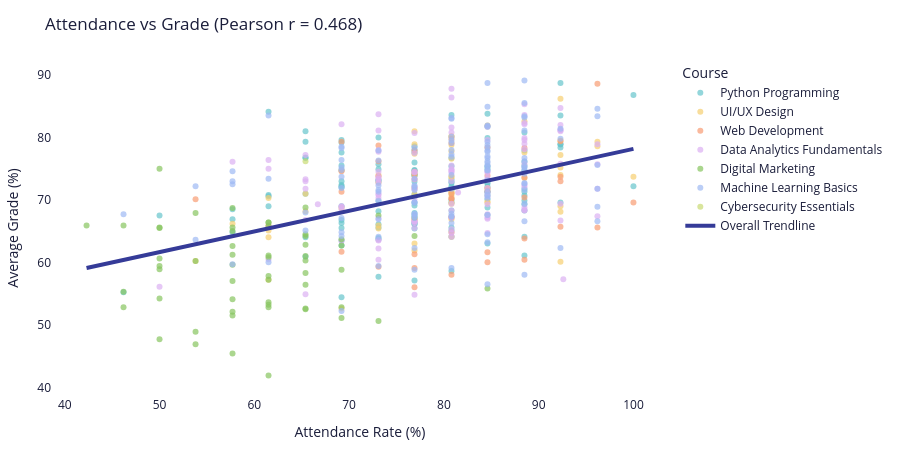

The code cell stored with this chart in its notebook:
### Code cell
corr_val = student_summary[['attendance_rate','avg_grade']].corr().iloc[0,1]

fig = px.scatter(
    student_summary, 
    x='attendance_rate', 
    y='avg_grade',
    color='course_name', 
    trendline='ols', 
    trendline_scope='overall',  
    title=f'Attendance vs Grade (Pearson r = {corr_val:.3f})',
    labels={'attendance_rate':'Attendance Rate (%)','avg_grade':'Average Grade (%)','course_name':'Course'},
    opacity=0.7,
    color_discrete_sequence=px.colors.qualitative.Pastel
)

fig.update_traces(line=dict(color=DARK, width=4), selector=dict(mode='lines'))

fig.update_layout(**CHART)
fig.show()

"""
INSIGHT: The OLS trendline mathematically confirms a very weak relationship. 
1. R-squared (0.046): Attendance explains only 4.6% of the variance in student grades, leaving 95.4% to be driven by other hidden factors.
2. Slope (0.09): A 10% increase in attendance yields less than a 1% increase in the final grade.
3. Intercept (63.25%): The model predicts a passing grade (~63%) even for a student with zero attendance.

Action: Shift retention strategies away from basic attendance tracking. We must prioritize active engagement metrics (video completion, assignment submissions) to effectively identify and help at-risk students.
"""

### Figure 1 — Plotly figure (JSON) as saved in the notebook; plotly's stock layout.template omitted (floating-point values rounded to 4 significant figures; data arrays with more than 128 entries replaced by an {"elided": "..."} marker saying what was removed)
{"data": [{"hovertemplate": "Course=Python Programming<br>Attendance Rate (%)=%{x}<br>Average Grade (%)=%{y}<extra></extra>", "legendgroup": "Python Programming", "marker": {"color": "rgb(102, 197, 204)", "opacity": 0.7, "symbol": "circle"}, "mode": "markers", "name": "Python Programming", "orientation": "v", "showlegend": true, "type": "scatter", "x": [80.8, 84.6, 80.8, 69.2, 57.7, 73.1, 76.9, 80.8, 65.4, 73.1, 84.6, 80.8, 57.7, 69.2, 88.5, 69.2, 88.5, 73.1, 76.9, 84.6, 69.2, 65.4, 88.5, 76.9, 84.6, 73.1, 92.3, 80.8, 76.9, 80.8, 76.9, 88.5, 76.9, 61.5, 69.2, 76.9, 84.6, 92.3, 69.2, 80.8, 57.7, 61.5, 76.9, 80.8, 88.5, 73.1, 76.9, 84.6, 80.8, 76.9, 65.4, 76.9, 80.8, 80.8, 65.4, 69.2, 88.5, 69.2, 76.9, 76.9, 46.2, 84.6, 84.6, 76.9, 84.6, 69.2, 73.1, 92.3, 80.8, 84.6, 76.9, 73.1, 88.5, 69.2, 69.2, 61.5, 61.5, 73.1, 69.2, 65.4, 100.0, 76.9, 76.9, 65.4, 76.9, 88.5, 69.2, 84.6, 84.6, 88.5, 76.9, 76.9, 73.1, 73.1, 88.5, 50.0, 73.1, 88.5, 84.6, 73.1, 69.2, 92.3, 76.9, 100.0, 88.5, 73.1, 92.3, 65.4, 69.2, 92.3, 84.6, 80.8, 84.6, 84.6, 69.2, 80.8, 88.5, 80.8, 80.8], "xaxis": "x", "y": [70.0, 72.6, 83.6, 66.8, 64.8, 72.9, 74.7, 71.6, 81.0, 65.6, 75.4, 65.1, 68.5, 62.7, 71.8, 63.5, 69.9, 75.7, 66.2, 63.0, 77.6, 64.0, 61.1, 65.4, 83.8, 63.9, 88.7, 72.9, 76.0, 76.7, 67.9, 75.5, 67.5, 84.1, 54.4, 74.8, 81.7, 78.4, 65.5, 72.7, 66.9, 70.8, 73.9, 69.6, 77.9, 80.0, 69.1, 72.1, 72.2, 77.6, 60.9, 57.1, 58.6, 75.4, 79.3, 69.0, 70.7, 79.2, 69.6, 72.9, 55.2, 71.3, 79.9, 78.6, 70.1, 75.5, 69.9, 78.9, 71.9, 67.6, 70.5, 68.2, 69.3, 73.0, 74.8, 69.0, 70.6, 73.2, 72.0, 76.7, 86.8, 73.9, 66.4, 71.0, 74.1, 74.7, 72.4, 75.0, 71.2, 71.3, 70.9, 78.0, 73.2, 66.1, 80.8, 67.5, 63.7, 68.3, 73.2, 57.7, 79.6, 69.6, 66.1, 72.2, 64.1, 74.9, 78.9, 76.8, 72.2, 83.5, 72.8, 68.3, 70.7, 68.8, 66.3, 64.1, 76.1, 73.3, 65.6], "yaxis": "y"}, {"hovertemplate": "Course=UI/UX Design<br>Attendance Rate (%)=%{x}<br>Average Grade (%)=%{y}<extra></extra>", "legendgroup": "UI/UX Design", "marker": {"color": "rgb(246, 207, 113)", "opacity": 0.7, "symbol": "circle"}, "mode": "markers", "name": "UI/UX Design", "orientation": "v", "showlegend": true, "type": "scatter", "x": [92.3, 80.8, 84.6, 80.8, 76.9, 57.7, 76.9, 80.8, 80.8, 92.3, 100.0, 80.8, 80.8, 92.3, 76.9, 96.2, 80.8, 69.2, 73.1, 92.3, 88.5, 76.9, 76.9, 65.4, 80.8, 92.3, 53.8, 80.8, 84.6, 69.2, 73.1, 80.8, 76.9, 84.6, 88.5, 61.5, 92.3, 80.8, 80.8, 61.5, 80.8, 76.9, 65.4, 69.2, 84.6, 80.8, 61.5, 80.8, 76.9, 61.5, 73.1, 92.3, 96.2, 88.5, 73.1, 92.3], "xaxis": "x", "y": [86.2, 73.8, 81.9, 78.8, 66.8, 66.2, 73.9, 76.6, 69.4, 74.0, 73.7, 71.2, 66.9, 75.2, 81.0, 78.6, 80.2, 68.7, 74.0, 69.0, 73.5, 61.9, 70.9, 68.2, 69.6, 68.1, 60.2, 70.5, 71.9, 74.7, 65.9, 77.8, 77.4, 69.6, 77.6, 65.1, 77.2, 73.6, 71.0, 70.3, 64.1, 63.0, 71.0, 52.6, 69.7, 80.2, 64.0, 71.3, 78.9, 57.2, 72.8, 60.1, 79.3, 82.6, 65.4, 79.5], "yaxis": "y"}, {"hovertemplate": "Course=Web Development<br>Attendance Rate (%)=%{x}<br>Average Grade (%)=%{y}<extra></extra>", "legendgroup": "Web Development", "marker": {"color": "rgb(248, 156, 116)", "opacity": 0.7, "symbol": "circle"}, "mode": "markers", "name": "Web Development", "orientation": "v", "showlegend": true, "type": "scatter", "x": [84.6, 76.9, 92.3, 80.8, 88.5, 76.9, 80.8, 92.3, 73.1, 76.9, 76.9, 69.2, 69.2, 96.2, 92.3, 73.1, 80.8, 96.2, 76.9, 84.6, 80.8, 76.9, 88.5, 80.8, 88.5, 84.6, 73.1, 100.0, 80.8, 80.8, 73.1, 88.5, 92.3, 84.6, 84.6, 88.5, 69.2, 80.8, 76.9, 61.5, 84.6, 76.9, 53.8, 80.8, 69.2, 76.9], "xaxis": "x", "y": [71.4, 66.9, 73.0, 70.2, 63.8, 74.5, 67.3, 79.4, 78.7, 74.2, 61.3, 74.6, 79.3, 88.6, 65.7, 59.3, 64.8, 65.6, 71.9, 60.0, 79.8, 73.3, 78.3, 71.0, 60.4, 73.9, 76.2, 69.6, 58.0, 79.1, 73.8, 70.4, 73.7, 71.8, 78.4, 73.6, 71.3, 70.2, 77.9, 65.9, 61.6, 56.0, 70.1, 67.2, 61.7, 59.1], "yaxis": "y"}, {"hovertemplate": "Course=Data Analytics Fundamentals<br>Attendance Rate (%)=%{x}<br>Average Grade (%)=%{y}<extra></extra>", "legendgroup": "Data Analytics Fundamentals", "marker": {"color": "rgb(220, 176, 242)", "opacity": 0.7, "symbol": "circle"}, "mode": "markers", "name": "Data Analytics Fundamentals", "orientation": "v", "showlegend": true, "type": "scatter", "x": [84.6, 73.1, 65.4, 76.9, 92.3, 76.9, 88.5, 96.2, 84.6, 88.5, 69.2, 73.1, 57.7, 80.8, 88.5, 76.9, 76.9, 92.6, 80.8, 88.5, 92.3, 88.5, 92.3, 84.6, 88.5, 73.1, 65.4, 80.8, 76.9, 92.3, 73.1, 96.2, 80.8, 76.9, 73.1, 84.6, 76.9, 88.5, 66.7, 76.9, 80.8, 84.6, 92.3, 80.8, 73.1, 88.5, 73.1, 88.5, 92.3, 80.8, 84.6, 73.1, 76.9, 84.6, 73.1, 92.3, 61.5, 80.8, 80.8, 61.5, 80.8, 73.1, 65.4, 69.2, 88.5, 92.3, 73.1, 88.5, 73.1, 80.8, 84.6, 81.5, 73.1, 65.4, 88.5, 84.6, 80.8, 69.2, 61.5, 73.1, 88.5, 76.9, 69.2, 84.6, 84.6, 88.5, 65.4, 76.9, 80.8, 96.2, 73.1, 80.8, 50.0, 65.4, 96.2, 84.6, 80.8, 73.1, 80.8, 76.9, 84.6, 69.2, 84.6, 73.1, 76.9, 76.9], "xaxis": "x", "y": [81.7, 72.7, 73.0, 66.5, 82.0, 66.6, 79.0, 75.7, 69.3, 82.3, 82.1, 60.4, 76.1, 68.3, 83.6, 72.0, 70.1, 57.3, 67.2, 72.4, 81.0, 68.4, 81.2, 73.6, 78.1, 73.1, 73.3, 86.4, 54.8, 66.7, 70.3, 78.9, 81.6, 77.5, 67.1, 67.0, 71.7, 68.3, 69.3, 66.3, 74.8, 71.1, 84.7, 87.8, 77.7, 79.9, 73.7, 75.8, 69.4, 65.3, 71.9, 83.7, 74.5, 70.6, 81.1, 81.2, 75.0, 74.4, 80.8, 60.5, 74.6, 63.5, 71.8, 69.0, 82.1, 75.8, 71.0, 72.1, 70.8, 75.5, 79.6, 71.2, 78.0, 66.8, 85.3, 67.7, 73.0, 68.5, 76.4, 63.6, 68.8, 73.3, 63.4, 67.2, 74.5, 79.6, 77.2, 80.7, 74.9, 67.4, 62.2, 69.4, 56.1, 54.9, 71.8, 74.4, 64.1, 74.5, 64.7, 65.5, 73.2, 68.9, 64.7, 73.4, 74.4, 66.6], "yaxis": "y"}, {"hovertemplate": "Course=Digital Marketing<br>Attendance Rate (%)=%{x}<br>Average Grade (%)=%{y}<extra></extra>", "legendgroup": "Digital Marketing", "marker": {"color": "rgb(135, 197, 95)", "opacity": 0.7, "symbol": "circle"}, "mode": "markers", "name": "Digital Marketing", "orientation": "v", "showlegend": true, "type": "scatter", "x": [50.0, 61.5, 69.2, 65.4, 69.2, 50.0, 61.5, 50.0, 69.2, 61.5, 65.4, 65.4, 53.8, 57.7, 42.3, 76.9, 50.0, 73.1, 53.8, 57.7, 69.2, 76.9, 46.2, 65.4, 50.0, 57.7, 57.7, 46.2, 61.5, 57.7, 61.5, 61.5, 65.4, 65.4, 57.7, 65.4, 53.8, 65.4, 61.5, 65.4, 61.5, 61.5, 50.0, 46.2, 50.0, 65.4, 61.5, 57.7, 53.8, 61.5, 50.0, 69.2, 57.7, 57.7, 57.7, 84.6, 73.1, 57.7], "xaxis": "x", "y": [75.0, 53.6, 52.8, 52.5, 58.8, 58.9, 66.4, 65.6, 63.7, 53.2, 68.8, 56.4, 48.9, 52.1, 65.9, 67.2, 54.2, 67.5, 67.9, 57.0, 62.7, 64.2, 52.8, 64.2, 59.4, 65.0, 65.6, 55.3, 66.4, 61.2, 65.8, 61.1, 60.3, 61.0, 51.5, 64.5, 60.2, 52.6, 57.8, 62.8, 41.9, 57.2, 65.5, 65.9, 60.6, 58.3, 52.8, 54.1, 46.9, 60.8, 47.7, 51.1, 68.7, 62.6, 59.6, 55.8, 50.6, 45.4], "yaxis": "y"}, {"hovertemplate": "Course=Machine Learning Basics<br>Attendance Rate (%)=%{x}<br>Average Grade (%)=%{y}<extra></extra>", "legendgroup": "Machine Learning Basics", "marker": {"color": "rgb(158, 185, 243)", "opacity": 0.7, "symbol": "circle"}, "mode": "markers", "name": "Machine Learning Basics", "orientation": "v", "showlegend": true, "type": "scatter", "x": [80.8, 84.6, 69.2, 96.2, 84.6, 73.1, 84.6, 76.9, 84.6, 73.1, 76.9, 61.5, 69.2, 96.2, 88.5, 57.7, 88.5, 84.6, 88.5, 76.9, 80.8, 69.2, 88.5, 69.2, 84.6, 84.6, 73.1, 80.8, 65.4, 96.2, 46.2, 80.8, 76.9, 88.5, 84.6, 69.2, 92.3, 76.9, 69.2, 84.6, 88.5, 80.8, 80.8, 80.8, 61.5, 57.7, 84.6, 96.2, 88.5, 57.7, 80.8, 88.5, 88.5, 76.9, 69.2, 80.8, 80.8, 80.8, 57.7, 69.2, 88.5, 84.6, 73.1, 88.5, 76.9, 84.6, 88.5, 88.5, 73.1, 76.9, 73.1, 88.5, 88.5, 53.8, 84.6, 84.6, 73.1, 76.9, 84.6, 73.1, 96.2, 80.8, 69.2, 80.8, 69.2, 96.2, 53.8, 84.6, 76.9, 80.8, 84.6, 76.9, 76.9, 92.3, 76.9, 84.6, 84.6, 84.6, 73.1, 88.5, 80.8, 84.6, 88.5, 84.6, 92.3, 61.5, 84.6, 84.6, 69.2, 84.6, 65.4], "xaxis": "x", "y": [71.8, 77.9, 71.9, 84.6, 76.7, 69.8, 70.3, 67.1, 63.2, 76.3, 69.6, 83.5, 74.8, 71.8, 89.1, 74.6, 76.2, 74.8, 75.2, 71.6, 78.0, 64.2, 83.2, 78.5, 64.5, 73.1, 66.9, 80.1, 65.1, 83.4, 67.7, 66.3, 69.6, 71.6, 75.9, 52.2, 62.3, 67.7, 73.7, 78.8, 72.7, 77.3, 67.8, 74.0, 73.4, 72.5, 77.7, 75.6, 85.5, 59.7, 67.4, 74.7, 75.3, 58.8, 75.2, 76.9, 83.1, 67.3, 73.0, 78.3, 81.1, 75.4, 77.9, 76.7, 72.1, 71.4, 69.4, 72.6, 64.1, 73.4, 59.4, 74.2, 58.0, 63.6, 75.5, 81.9, 71.6, 72.3, 88.7, 72.3, 66.6, 83.0, 76.4, 59.1, 67.1, 68.9, 72.2, 77.0, 67.3, 79.5, 81.8, 78.4, 62.3, 79.8, 67.8, 84.9, 74.7, 79.3, 71.3, 83.4, 79.1, 67.6, 66.6, 56.5, 81.4, 60.0, 76.2, 78.4, 64.8, 70.8, 68.0], "yaxis": "y"}, {"hovertemplate": "Course=Cybersecurity Essentials<br>Attendance Rate (%)=%{x}<br>Average Grade (%)=%{y}<extra></extra>", "legendgroup": "Cybersecurity Essentials", "marker": {"color": "rgb(201, 219, 116)", "opacity": 0.7, "symbol": "circle"}, "mode": "markers", "name": "Cybersecurity Essentials", "orientation": "v", "showlegend": true, "type": "scatter", "x": [65.4], "xaxis": "x", "y": [76.2], "yaxis": "y"}, {"hovertemplate": "<b>OLS trendline</b><br>avg_grade = 0.330387 * attendance_rate + 45.1184<br>R<sup>2</sup>=0.218910<br><br>Attendance Rate (%)=%{x}<br>Average Grade (%)=%{y} <b>(trend)</b><extra></extra>", "legendgroup": "Overall Trendline", "line": {"color": "#353b98", "width": 4}, "mode": "lines", "name": "Overall Trendline", "showlegend": true, "type": "scatter", "x": {"elided": "500 float values"}, "xaxis": "x", "y": {"elided": "500 float values"}, "yaxis": "y"}], "layout": {"font": {"color": "#1a1d3a"}, "height": 450, "legend": {"title": {"text": "Course"}, "tracegroupgap": 0}, "margin": {"b": 50, "l": 50, "r": 30, "t": 60}, "paper_bgcolor": "#ffffff", "plot_bgcolor": "#ffffff", "title": {"text": "Attendance vs Grade (Pearson r = 0.468)"}, "xaxis": {"anchor": "y", "domain": [0.0, 1.0], "title": {"text": "Attendance Rate (%)"}}, "yaxis": {"anchor": "x", "domain": [0.0, 1.0], "title": {"text": "Average Grade (%)"}}}}
